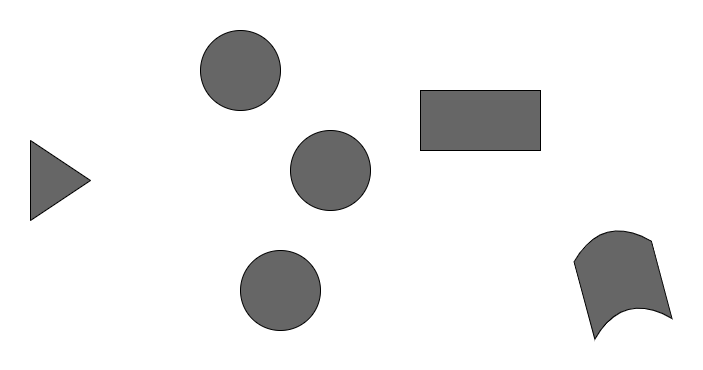
#> input picture images/test.png, 703 x 370 px
$ python prob_road.py
#> lines starting #> are read from the running program, lines starting #| are printed output that depends on the picture
import cv2
import numpy as np
import matplotlib.pyplot as plt
from matplotlib.collections import LineCollection
from sklearn.neighbors import NearestNeighbors
from queue import Queue

class PRM:
  def __init__(self, cspace, n=1000, k=5, rrt_flag=False):
    self.cspace = self.read_image(cspace)
    self.build_roadmap(n, k, rrt=rrt_flag)

  def read_image(self, path):
    #im = cv2.cvtColor(cv2.imread(path), cv2.COLOR_BGR2GRAY)
    #return cv2.threshold(im, 254, 255, cv2.THRESH_BINARY)[1]
#> called with path = './images/test.png'
    return cv2.cvtColor(cv2.imread(path), cv2.COLOR_BGR2GRAY)
#> returned value: shape (370, 703); min 0, max 255, mean 235.6

  def view_cspace(self):
    plt.imshow(self.cspace, cmap='gray')
    plt.show()

  def obstructed(self, i, j):
    return self.cspace[i,j] != 255

  def valid_path(self, a, b):
    # bresenhams line generation algorithm
    dx = abs(b[0] - a[0])
    dy = abs(b[1] - a[1])
    flag = dx <= dy
    if flag:
      dx, dy = dy, dx
      a = (a[1], a[0])
      b = (b[1], b[0])
    ax, ay = a
    bx, by = b
    residual = 2 * dy - dx
    for _ in range(dx):
      ax = ax + 1 if ax < bx else ax - 1
      if residual >= 0:
        ay = ay + 1 if ay < by else ay - 1
        residual -= 2 * dx
      residual += 2 * dy
      if flag:
        if self.obstructed(ay, ax):
          return False
      else:
        if self.obstructed(ax, ay):
          return False
    return True

  # [23 lines left out: function roadmap_classic, not called in this run]
    # enhancement phase? disjoint sets TODO

  def euclid_dist(a, b):
    return np.linalg.norm(np.array([a[i] - b[i] for i in range(2)]))

  def nearest(samples, point):
    assert len(samples) > 0
    distances = np.linalg.norm(np.array(samples) - point, axis=1)
    return np.argmin(distances)

  def roadmap_rrt(self, n, k, step=0.5):
    # rapidly-exploring random trees
    # add tree root
#> called with n = 1000, k = 5, step = 0.5
    samples = []
    count = 0
    self.prm_edges = [[]]
    while count < 100:
      point = (np.random.randint(0, self.cspace.shape[0]),\
                np.random.randint(0, self.cspace.shape[1]))
      if not self.obstructed(point[0], point[1]): # only accept valid point
        samples.append(np.array(point))
        break
      count += 1
#> after the loop, count = 0; samples = [[172, 559]]
    if count == 100:
      print('Error: unable to generate unobstructed tree root for rrt')
      exit(1)
    count = 0
    while (len(samples) < n and count < 2 * n):
      point = np.array((np.random.randint(0, self.cspace.shape[0]),\
               np.random.randint(0, self.cspace.shape[1])))
      if not self.obstructed(point[0], point[1]):
        # find nearest existing vertex to generated point
        vertex_near = PRM.nearest(samples, point)
        # if path not obstructed, take small step towards point and create edge + vertex
        if self.valid_path(samples[vertex_near], point):
          samples.append((samples[vertex_near] + (point - samples[vertex_near]) * step).astype(int))
          self.prm_edges.append([])
          self.prm_edges[-1].append(vertex_near)
          self.prm_edges[vertex_near].append(len(self.prm_edges) - 1)
      count += 1
#> this loop made 1163 passes
#> vertex_near on passes 1, 2, 5, 8, 9, 11, 12: 0, 0, 2, 2, 0, 2, 2
#> vertex_near on passes 20, 21, 22, 23, 27, 28: 2, 8, 2, 2, 4, 11
    if count == 2 * n:
      print(f'Note: only {len(samples)} out of {n} vertices were generated for roadmap')
    self.prm_vertices = np.array(samples)

  def build_roadmap(self, n=1000, k=7, rrt=False):
    if rrt:
      self.roadmap_rrt(n,k, step=0.5)
      self.knn = NearestNeighbors(n_neighbors=k+1)
      self.knn.fit(self.prm_vertices) # fit to samples
    else:
      self.roadmap_classic(n, k)

  # [15 lines left out: function view_roadmap, not called in this run]

  def bfs(self, start, goal):
    seen = {start}
    q = Queue()
    q.put((start, [start]))
    while not q.empty():
      vertex, path = q.get()
      if vertex == goal:
        path.append(goal)
        return True, path
      for edge in self.prm_edges[vertex]:
        if edge not in seen:
          seen.add(edge)
          q.put((edge, path.copy() + [edge]))
    return False, []

  def get_path(self, start, end):
#> called with start = (10, 10), end = (342, 642)
    if self.obstructed(start[0], start[1]) or self.obstructed(end[0], end[1]):
      print('Error: start or end points are invalid')
      return False, []
    # connect start and end to prm with local search
    indices = self.knn.kneighbors([start,end], return_distance=False)
    points = [start, end]
    in_network = []
    for i in range(2):
      for candidate in indices[i]:
        if self.valid_path(points[i], self.prm_vertices[candidate]):
          in_network.append(candidate)
          break
    if len(in_network) != 2:
      print('Error: could not connect start and end points to roadmap')
      return False, []
    # path plan
    res, path = self.bfs(in_network[0], in_network[1])
    if res is False:
      print('Error: BFS failed')
      return False, []
    # refine path? TODO
    for i, vertex in enumerate(path):
      path[i] = self.prm_vertices[vertex]
#> this loop made 29 passes
#> vertex on passes 1 to 12: 295, 77, 45, 43, 20, 18, 14, 11, 2, 1, 0, 5
    path = [start] + path + [end]
    return True, path

  def view_path(self, path):
    _, ax = plt.subplots()
    # plot cspace
    plt.imshow(self.cspace, cmap='gray')
    # plot edges
    lines = []
    for i in range(self.prm_vertices.shape[0]):
      for edge in self.prm_edges[i]:
        lines.append([(self.prm_vertices[i,1],self.prm_vertices[i,0]),\
                      (self.prm_vertices[edge,1],self.prm_vertices[edge,0])])
    lc = LineCollection(lines, color='c', linewidths=1)
    ax.add_collection(lc)
    # plot path
    lines = []
    for i in range(len(path) - 1):
      lines.append([(path[i][1], path[i][0]), (path[i+1][1], path[i+1][0])])
#> this loop made 30 passes
    lc = LineCollection(lines, color='g', linewidths=4)
    ax.add_collection(lc)
    # plot vertices
    plt.plot(self.prm_vertices[:,1], self.prm_vertices[:,0], 'ro', ms=3)
    # plot start and goal points
    plt.plot([path[0][1], path[-1][1]],[path[0][0], path[-1][0]] , 'mo', ms=8)
    plt.show()
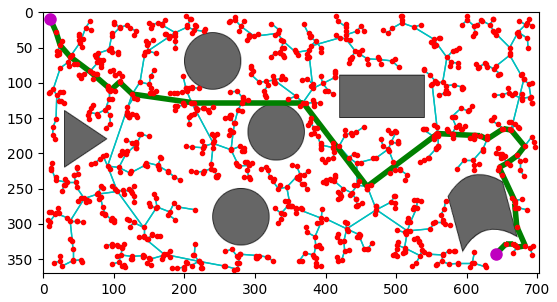
#> figure drawn by matplotlib, 1 panel

def main():
  prm = PRM("./images/test.png", n=1000, rrt_flag=True)
  res, path = prm.get_path((10, 10), (342, 642))
  if res:
    prm.view_path(path)

if __name__ == "__main__":
  main()

$ run again, with images/PRM_RRT.png copied over images/test.png
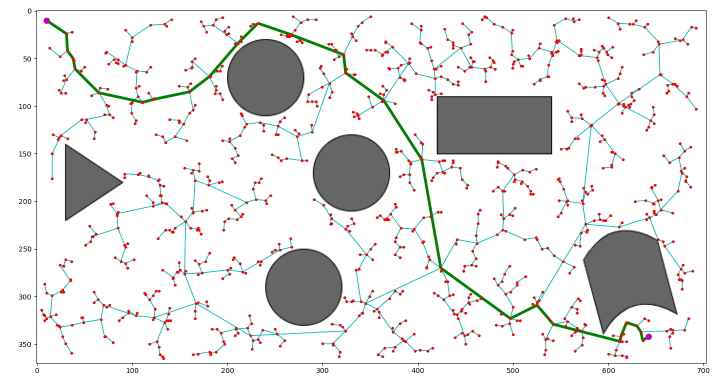
#> input picture images/PRM_RRT.png, 1454 x 768 px (shown at 1/2 size)
#> in read_image, `return cv2.cvtColor(cv2.imread(path), cv2.COLOR_BGR2GRAY)`:
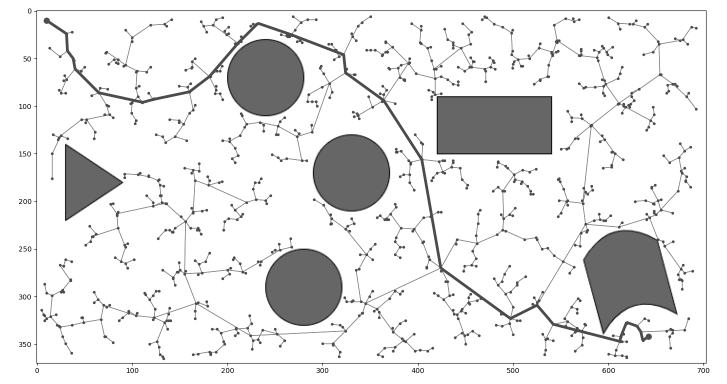
#> returned value: shape (768, 1454) (shown at 1/2 size); min 0, max 255, mean 230
#> after the loop in roadmap_rrt, `while count < 100:`: count = 0; samples = [[684, 559]]
#> the loop in roadmap_rrt, `while (len(samples) < n and count < 2 * n):` made 2000 passes
#> vertex_near on passes 2, 9, 10, 13, 15, 16, 17: 0, 0, 0, 1, 0, 0, 0
#| Note: only 6 out of 1000 vertices were generated for roadmap
